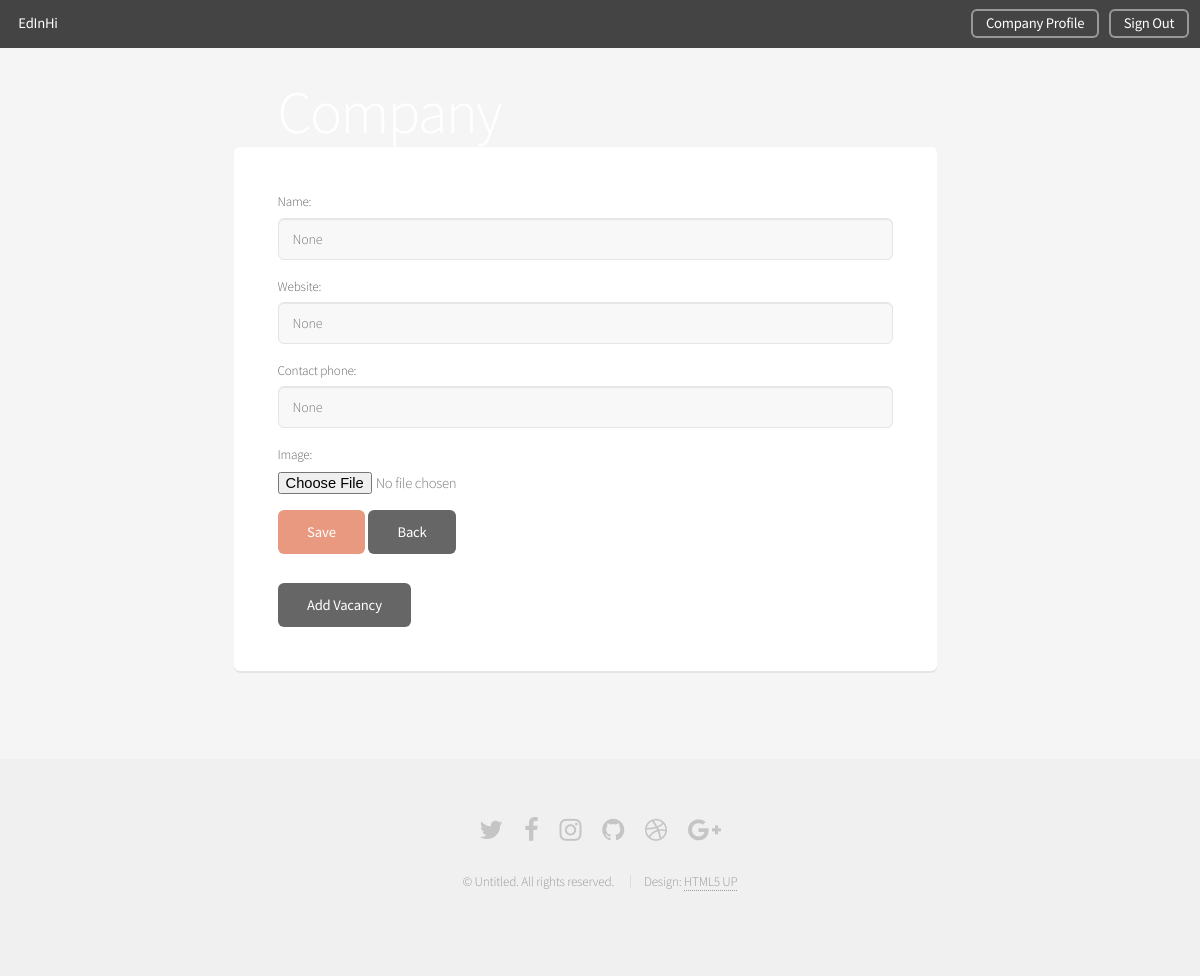
Before: /company/ (signed in) with the older database file.
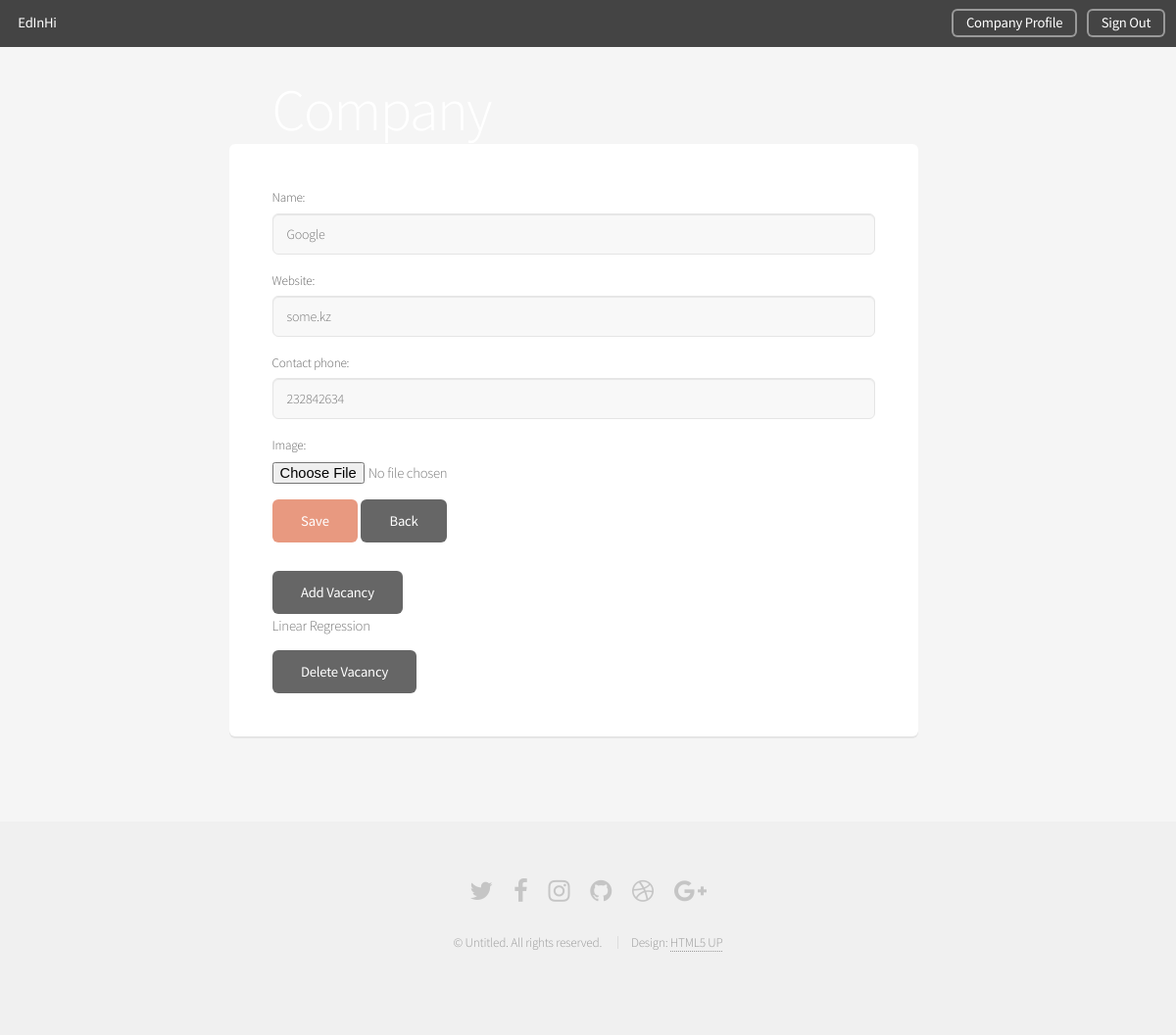
After: the same page with the newer database file.
### main_app/models.py (models this page shows)
class AbstractUser(models.Model):
    user = models.OneToOneField(User, on_delete=models.CASCADE)
    is_company = models.BooleanField(default=False)
    phone = models.CharField(max_length=20, null=True, blank=True)
    organization = models.CharField(max_length=100, null=True, blank=True)
    hide_contact_info = models.BooleanField(default=True)
    send_email_about_new_work = models.BooleanField(default=True)
    profile_image = models.ImageField(upload_to='Images/', blank=True, null=True)
    data_of_birth = models.DateField(null=True, blank=True)
    passed_skills = models.ForeignKey(Skill, on_delete=models.CASCADE, null=True, blank=True)
    name = models.CharField(max_length=100, null=True, blank=True)
    email = models.EmailField(null=True, blank=True)
    contact_phone = models.CharField(max_length=20, null=True, blank=True)
    description = models.TextField(null=True, blank=True)
    logo = models.ImageField(upload_to='Images/', blank=True, null=True)
    web_page = models.CharField(max_length=100, null=True, blank=True)
    vacancies = models.ManyToManyField(Vacancy, blank=True)
    def create_profile(sender, **kwargs):
        user = kwargs["instance"]
        if kwargs["created"]:
            up = AbstractUser(user=user)
            up.save()
    post_save.connect(create_profile, sender=User)

### company/models.py (models this page shows)
class Vacancy(models.Model):
    name = models.CharField(max_length=100)
    description = models.TextField()
    salary = models.CharField(max_length=100)
    required_skills = models.ManyToManyField(Skill, blank=True)
    task = models.ManyToManyField(CompanyTask, blank=True)

### company/views.py (the view)
def company_view(request):
    cform = CompanyForm()
    if request.user.is_authenticated():
        if request.method == "POST":
            cform = CompanyForm(request.POST, request.FILES, instance=request.user.abstractuser)
            if cform.is_valid():
                cform.save()
                return redirect('/company')
            return redirect('/company')
        else:
            return render(request, 'company/company.html',
                          {'user': request.user.abstractuser, 'vacancies': request.user.abstractuser.vacancies.all()})

### company/templates/company/company.html (shortened to what this page needs)
{% extends "main_app/base.html" %}
{% load staticfiles %}
{% block content %}
<div class="container">
    <div class="row uniform">
        <div class="box form-box">
            <div class="text-image-box">
                <h3>Company</h3>
            </div>
            <form role="form" method="POST" enctype="multipart/form-data">
                <div class="form-group">
                    <label for="Name">Name:</label>
                    <input name="name" type="text" class="form-control" value="{{ user.name }}">
                </div>
                <div class="form-group">
                    <label for="Webpage">Website:</label>
                    <input name="web_page" type="text" class="form-control" value="{{ user.web_page }}">
                </div>
                <div class="form-group">
                    <label for="contact_phone">Contact phone:</label>
                    <input name="contact_phone" type="text" class="form-control"
                           value="{{ user.contact_phone }}">
                </div>
                <div class="form-group">
                    <label for="image">Image:</label>
                    <input id="image" type="file" class="" name="logo">
                </div>
                <button type="submit" class="button special">Save</button>
                <a href="{% url "index" %}" class="button">Back</a>
            </form>
            <a href="{% url "company_add_vacancy" %}" class="button">Add Vacancy</a>
            {% for vacancy in vacancies %}
                <p>{{ vacancy.name }}</p>
                <form action="{% url "company_delete_vacancy" vacancy.id %}" method="POST">
                    <input type="submit" value="Delete Vacancy"/>
                </form>
            {% endfor %}
        </div>
    </div>
</div>
{% endblock %}

### main_app/templates/main_app/base.html (shortened to what this page needs)
{% load staticfiles %}
<!DOCTYPE html>
<html lang="en">
<head>
    <link rel="stylesheet" href="{% static "bootstrap/css/bootstrap.min.css" %}" />
    <link rel="stylesheet" href="{% static "css/main.css" %}"/>
    <link rel="stylesheet" href="{% static "css/custom.css" %}"/>
</head>
<body class="landing">
<div id="page-wrapper">
    <header id="header">
        <h1><a href="{% url "index" %}">EdInHi</a></h1>
        <nav id="nav">
            <ul>
                {% if request.user.is_authenticated %}
                    {% if request.user.abstractuser.is_company == True %}
                        <li><a href="{% url "company" %}" class="button">Company Profile</a></li>
                    {% else %}
                        <li><a href="{% url "profile" %}" class="button">Profile</a></li>
                    {% endif %}
                    <li><a href="{% url "sign_out" %}" class="button">Sign Out</a></li>
                {% else %}
                    <li><a href="{% url "reg" %}" class="button">Sign Up</a></li>
                    <li><a href="{% url "company_reg" %}" class="button">Sign Up As Company</a></li>
                    <li><a href="{% url "auth" %}" class="button"></span>Login</a></li>
                {% endif %}
            </ul>
        </nav>
    </header>
    {% block content %}
    {% endblock %}
    <footer id="footer">
        <ul class="icons">
            <li><a href="#" class="icon fa-twitter"><span class="label">Twitter</span></a></li>
            <li><a href="#" class="icon fa-facebook"><span class="label">Facebook</span></a></li>
            <li><a href="#" class="icon fa-instagram"><span class="label">Instagram</span></a></li>
            <li><a href="#" class="icon fa-github"><span class="label">Github</span></a></li>
            <li><a href="#" class="icon fa-dribbble"><span class="label">Dribbble</span></a></li>
            <li><a href="#" class="icon fa-google-plus"><span class="label">Google+</span></a></li>
        </ul>
        <ul class="copyright">
            <li>&copy; Untitled. All rights reserved.</li>
            <li>Design: <a href="http://html5up.net">HTML5 UP</a></li>
        </ul>
    </footer>
</div>
</body>
</html>

### main_app/static/css/custom.css (style rules this page uses)
.box.form-box { width: 80%; margin: 20% 10% 10% 10%; padding: 5%; }
.box.form-box p { margin-bottom: 2%; }
.box.form-box label { margin: 0 0 0.5% 0; }
.text-image-box { position: relative; }
.text-image-box h3 { position: absolute; margin-top: -20%; font-size: 60px;; color: #fff; }

Changed rows visible on the page:
changed AbstractUser: name "None" → "Google"; web_page "None" → "some.kz"; contact_phone "None" → "232842634"
added Vacancy: name "Linear Regression"
